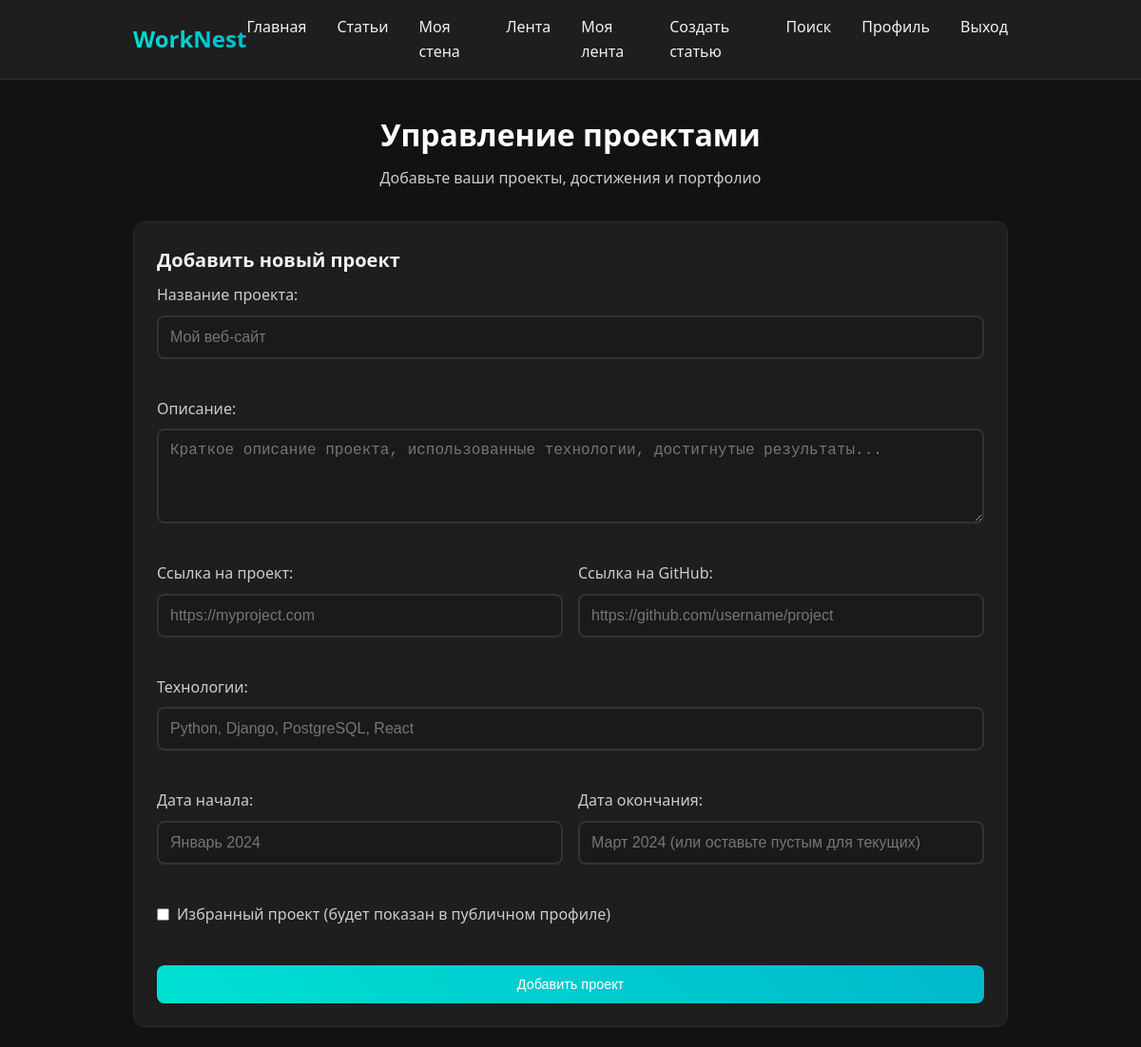
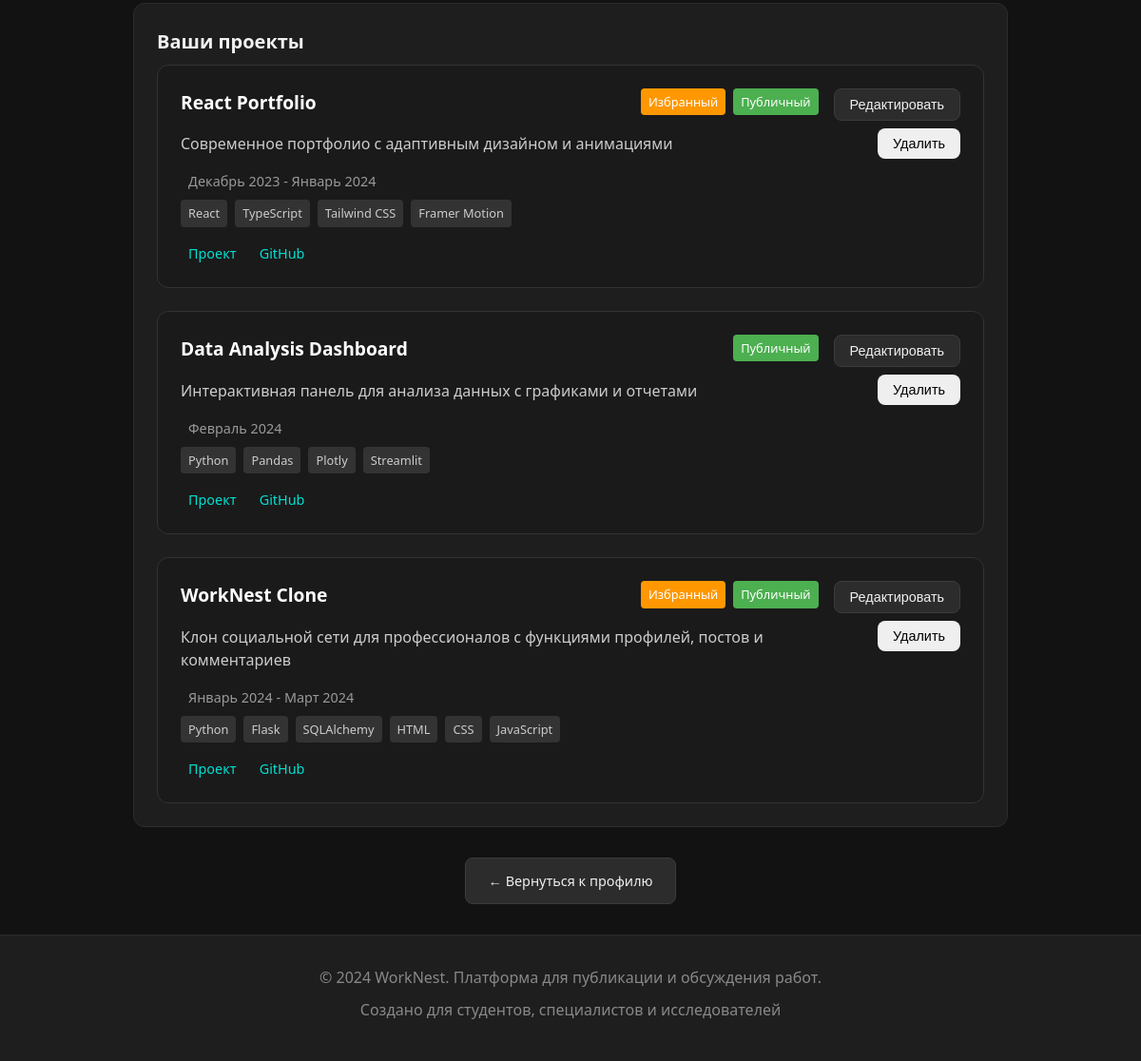
Page /profile/projects (signed in) on the committed database (2 pictures, top to bottom).
### models.py (models this page shows, shortened)
class UserProject(db.Model):
    id = db.Column(db.Integer, primary_key=True)
    user_id = db.Column(db.Integer, db.ForeignKey('user.id'), nullable=False)
    title = db.Column(db.String(128), nullable=False)
    description = db.Column(db.Text, nullable=True)
    project_url = db.Column(db.String(512), nullable=True)
    github_url = db.Column(db.String(512), nullable=True)
    image_url = db.Column(db.String(512), nullable=True)
    technologies = db.Column(db.String(512), nullable=True)  # JSON строка с технологиями
    start_date = db.Column(db.String(32), nullable=True)
    end_date = db.Column(db.String(32), nullable=True)
    is_featured = db.Column(db.Boolean, default=False)
    is_public = db.Column(db.Boolean, default=True)
    order_index = db.Column(db.Integer, default=0)
    created_at = db.Column(db.DateTime, default=datetime.utcnow)
    user = db.relationship('User', backref=db.backref('projects', lazy=True, cascade='all, delete-orphan'))

### app.py (the view, shortened to what this page needs)
@app.route('/profile/projects', methods=['GET', 'POST'])
def manage_projects():
    user_id = session.get('user_id')
    if not user_id:
        return redirect(url_for('register'))
    user = User.query.get(user_id)
    projects = UserProject.query.filter_by(user_id=user.id).order_by(UserProject.order_index, UserProject.created_at.desc()).all()
    return render_template('manage_projects.html', projects=projects)

### app.py (called while the page is built)
@app.before_request
def update_online_status():
    if 'user_id' in session:
        user = User.query.get(session['user_id'])
        if user:
            user.last_seen = datetime.utcnow()
            user.is_online = True
            db.session.commit()

@app.context_processor
def inject_user():
    user_id = session.get('user_id')
    if user_id:
        user = User.query.get(user_id)
        return dict(current_user=user, is_user_online=is_user_online)
    return dict(current_user=None, is_user_online=is_user_online)

### templates/manage_projects.html (shortened to what this page needs)
{% extends "base.html" %}
{% block content %}
<div class="fade-in">
    <div class="manage-projects-header">
        <h1>Управление проектами</h1>
        <p>Добавьте ваши проекты, достижения и портфолио</p>
    </div>
    <div class="card">
        <h2 class="card-title">Добавить новый проект</h2>
        <form method="POST" class="add-project-form">
            <div class="form-group">
                <label for="title">Название проекта:</label>
                <input type="text" name="title" id="title" placeholder="Мой веб-сайт" required>
            </div>
            <div class="form-group">
                <label for="description">Описание:</label>
                <textarea name="description" id="description" rows="4" placeholder="Краткое описание проекта, использованные технологии, достигнутые результаты..."></textarea>
            </div>
            <div class="form-row">
                <div class="form-group">
                    <label for="project_url">Ссылка на проект:</label>
                    <input type="url" name="project_url" id="project_url" placeholder="https://myproject.com">
                </div>
                <div class="form-group">
                    <label for="github_url">Ссылка на GitHub:</label>
                    <input type="url" name="github_url" id="github_url" placeholder="https://github.com/username/project">
                </div>
            </div>
            <div class="form-group">
                <label for="technologies">Технологии:</label>
                <input type="text" name="technologies" id="technologies" placeholder="Python, Django, PostgreSQL, React">
            </div>
            <div class="form-row">
                <div class="form-group">
                    <label for="start_date">Дата начала:</label>
                    <input type="text" name="start_date" id="start_date" placeholder="Январь 2024">
                </div>
                <div class="form-group">
                    <label for="end_date">Дата окончания:</label>
                    <input type="text" name="end_date" id="end_date" placeholder="Март 2024 (или оставьте пустым для текущих)">
                </div>
            </div>
            <div class="form-group">
                <label class="checkbox-label">
                    <input type="checkbox" name="is_featured" id="is_featured">
                    Избранный проект (будет показан в публичном профиле)
                </label>
            </div>
            <button type="submit" class="btn btn-primary">Добавить проект</button>
        </form>
    </div>
    <div class="card">
        <h2 class="card-title">Ваши проекты</h2>
        {% if projects %}
            <div class="projects-list">
                {% for project in projects %}
                    <div class="project-item">
                        <div class="project-info">
                            <div class="project-header">
                                <h3 class="project-title">{{ project.title }}</h3>
                                <div class="project-badges">
                                    {% if project.is_featured %}
                                        <span class="badge badge-featured">Избранный</span>
                                    {% endif %}
                                    {% if project.is_public %}
                                        <span class="badge badge-public">Публичный</span>
                                    {% else %}
                                        <span class="badge badge-private">Скрытый</span>
                                    {% endif %}
                                </div>
                            </div>
                            {% if project.description %}
                                <p class="project-description">{{ project.description }}</p>
                            {% endif %}
                            <div class="project-meta">
                                {% if project.start_date %}
                                    <span class="project-date">
                                        {{ project.start_date }}{% if project.end_date %} - {{ project.end_date }}{% endif %}
                                    </span>
                                {% endif %}
                                {% if project.technologies %}
                                    <div class="project-tech">
                                        {% for tech in project.technologies.split(',') %}
                                            <span class="tech-tag">{{ tech.strip() }}</span>
                                        {% endfor %}
                                    </div>
                                {% endif %}
                            </div>
                            <div class="project-links">
                                {% if project.project_url %}
                                    <a href="{{ project.project_url }}" target="_blank" class="project-link">
                                         Проект
                                    </a>
                                {% endif %}
                                {% if project.github_url %}
                                    <a href="{{ project.github_url }}" target="_blank" class="project-link">
                                         GitHub
                                    </a>
                                {% endif %}
                            </div>
                        </div>
                        <div class="project-actions">
                            <button class="btn btn-sm btn-secondary edit-project-btn"
                                    data-project-id="{{ project.id }}"
                                    data-is-featured="{{ project.is_featured }}"
                                    data-is-public="{{ project.is_public }}">
                                Редактировать
                            </button>
                            <form method="POST" style="display: inline;">
                                <button type="submit" class="btn btn-sm btn-danger"
                                        onclick="return confirm('Удалить этот проект?')">
                                    Удалить
                                </button>
                            </form>
                        </div>
                    </div>
                {% endfor %}
            </div>
        {% else %}
            <p class="no-projects">У вас пока нет проектов. Добавьте первый проект выше!</p>
        {% endif %}
    </div>
    <div class="back-link">
        <a href="{{ url_for('profile') }}" class="btn btn-secondary">← Вернуться к профилю</a>
    </div>
</div>
{% endblock %}

### static/worknest.css (style rules this page uses)
* { margin: 0; padding: 0; box-sizing: border-box; }
body { font-family: 'Segoe UI', Tahoma, Geneva, Verdana, sans-serif; font-size: 16px; line-height: 1.6; background-color: #121212; color: #f0f0f0; min-height: 100vh; }
.card { background-color: #1e1e1e; border: 1px solid #2c2c2c; border-radius: 12px; padding: 1.5rem; margin-bottom: 1.5rem; transition: all 0.3s ease; position: relative; overflow: hidden; }
.card::before { content: ''; position: absolute; top: 0; left: 0; right: 0; height: 3px; background: linear-gradient(45deg, #00e1d3, #00b8cc); opacity: 0; transition: opacity 0.3s ease; }
.card-title { font-size: 1.25rem; font-weight: 600; color: #f0f0f0; margin-bottom: 0.5rem; }
.btn { display: inline-block; padding: 0.75rem 1.5rem; border: none; border-radius: 8px; text-decoration: none; font-size: 0.9rem; font-weight: 500; cursor: pointer; transition: all 0.3s ease; text-align: center; }
.btn-primary { background: linear-gradient(45deg, #00e1d3, #00b8cc); color: #fff; }
.btn-secondary { background-color: #2c2c2c; color: #f0f0f0; border: 1px solid #3c3c3c; }
.form-group { margin-bottom: 1.5rem; }
.fade-in { animation: fadeIn 0.6s ease-out; }

### templates/manage_projects.html (style rules this page uses)
.manage-projects-header { text-align: center; margin-bottom: 2rem; }
.manage-projects-header h1 { color: #ffffff; margin-bottom: 0.5rem; }
.manage-projects-header p { color: #cccccc; }
.add-project-form { display: grid; gap: 1rem; }
.form-row { display: grid; grid-template-columns: 1fr 1fr; gap: 1rem; }
.form-group { display: flex; flex-direction: column; gap: 0.5rem; position: relative; }
.form-group label { color: #cccccc; font-weight: 500; }
.form-group input, .form-group textarea { padding: 0.75rem; border: 2px solid #333333; border-radius: 8px; background: #1a1a1a; color: #ffffff; font-size: 1rem; resize: vertical; }
.checkbox-label { display: flex; align-items: center; gap: 0.5rem; color: #cccccc; cursor: pointer; }
.checkbox-label input[type="checkbox"] { width: auto; margin: 0; }
.projects-list { display: grid; gap: 1.5rem; }
.project-item { background: #1a1a1a; border: 1px solid #333333; border-radius: 12px; padding: 1.5rem; display: flex; justify-content: space-between; gap: 1rem; }
.project-info { flex: 1; }
.project-header { display: flex; justify-content: space-between; align-items: flex-start; margin-bottom: 1rem; }
.project-title { color: #ffffff; margin: 0; font-size: 1.2rem; }
.project-badges { display: flex; gap: 0.5rem; }
.badge { padding: 0.25rem 0.5rem; border-radius: 4px; font-size: 0.8rem; font-weight: 500; }
.badge-featured { background: #FF9800; color: white; }
.badge-public { background: #4CAF50; color: white; }
.project-description { color: #cccccc; margin-bottom: 1rem; line-height: 1.5; }
.project-meta { display: flex; flex-direction: column; gap: 0.5rem; margin-bottom: 1rem; }
.project-date { color: #999999; font-size: 0.9rem; display: flex; align-items: center; gap: 0.5rem; }
.project-tech { display: flex; gap: 0.5rem; flex-wrap: wrap; }
.tech-tag { background: #333333; color: #cccccc; padding: 0.25rem 0.5rem; border-radius: 4px; font-size: 0.8rem; }
.project-links { display: flex; gap: 1rem; }
.project-link { color: #00e1d3; text-decoration: none; display: flex; align-items: center; gap: 0.5rem; font-size: 0.9rem; }
.project-actions { display: flex; flex-direction: column; gap: 0.5rem; align-items: flex-end; }
.btn-sm { padding: 0.5rem 1rem; font-size: 0.9rem; }
.back-link { text-align: center; margin-top: 2rem; }

### rows in the picture
UserProject: title "React Portfolio", is_featured "Избранный", is_public "Публичный", description "Современное портфолио с адаптивным дизайном и анимациями", start_date "Декабрь 2023", end_date "Январь 2024", strip "React" "TypeScript" "Tailwind CSS" "Framer Motion"
UserProject: title "Data Analysis Dashboard", is_public "Публичный", description "Интерактивная панель для анализа данных с графиками и отчетами", start_date "Февраль 2024", strip "Python" "Pandas" "Plotly" "Streamlit"
UserProject: title "WorkNest Clone", is_featured "Избранный", is_public "Публичный", description "Клон социальной сети для профессионалов с функциями профилей, постов и комментариев", start_date "Январь 2024", end_date "Март 2024", strip "Python" "Flask" "SQLAlchemy" "HTML" "CSS" "JavaScript"
